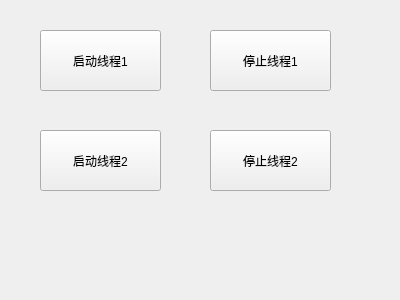
<?xml version="1.0" encoding="UTF-8"?>
<ui version="4.0">
 <class>Widget</class>
 <widget class="QWidget" name="Widget">
  <property name="geometry">
   <rect>
    <x>0</x>
    <y>0</y>
    <width>400</width>
    <height>300</height>
   </rect>
  </property>
  <property name="windowTitle">
   <string>Widget</string>
  </property>
  <widget class="QPushButton" name="pushButton">
   <property name="geometry">
    <rect>
     <x>40</x>
     <y>30</y>
     <width>121</width>
     <height>61</height>
    </rect>
   </property>
   <property name="text">
    <string>启动线程1</string>
   </property>
  </widget>
  <widget class="QPushButton" name="pushButton_2">
   <property name="geometry">
    <rect>
     <x>210</x>
     <y>30</y>
     <width>121</width>
     <height>61</height>
    </rect>
   </property>
   <property name="text">
    <string>停止线程1</string>
   </property>
  </widget>
  <widget class="QPushButton" name="pushButton_3">
   <property name="geometry">
    <rect>
     <x>40</x>
     <y>130</y>
     <width>121</width>
     <height>61</height>
    </rect>
   </property>
   <property name="text">
    <string>启动线程2</string>
   </property>
  </widget>
  <widget class="QPushButton" name="pushButton_4">
   <property name="geometry">
    <rect>
     <x>210</x>
     <y>130</y>
     <width>121</width>
     <height>61</height>
    </rect>
   </property>
   <property name="text">
    <string>停止线程2</string>
   </property>
  </widget>
 </widget>
 <layoutdefault spacing="6" margin="11"/>
 <resources/>
 <connections/>
</ui>
